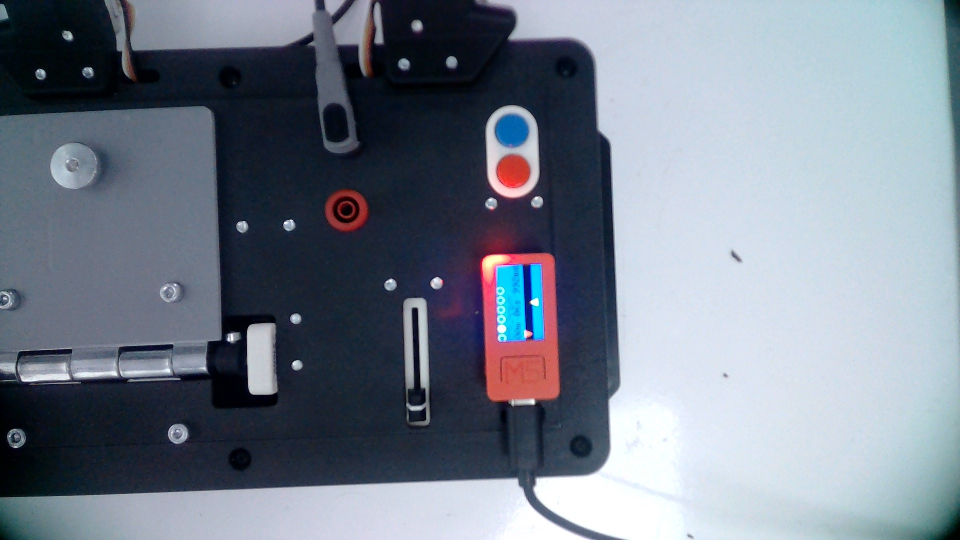
#> input picture Latest Photos/WIN_20230419_15_26_55_Pro copy.jpg, 1920 x 1080 px, given in place of the camera (shown at 1/2 size)
$ python hsv_slider.py
#> lines starting #> are read from the running program, lines starting #| are printed output that depends on the picture; after the words box and inside, x2 and y2 are one past the last pixel; in counts of white or black regions, pixels touching at a corner belong together
import cv2
import sys
import numpy as np

def nothing(x):
    pass

# Create a window
cv2.namedWindow('image')

# create trackbars for color change
cv2.createTrackbar('HMin','image',0,179,nothing) # Hue is from 0-179 for Opencv
#> slider 'HMin' is set to 35
cv2.createTrackbar('SMin','image',0,255,nothing)
#> slider 'SMin' is set to 51
cv2.createTrackbar('VMin','image',0,255,nothing)
#> slider 'VMin' is set to 51
cv2.createTrackbar('HMax','image',0,179,nothing)
#> slider 'HMax' is set to 179
cv2.createTrackbar('SMax','image',0,255,nothing)
#> slider 'SMax' is set to 255
cv2.createTrackbar('VMax','image',0,255,nothing)
#> slider 'VMax' is set to 255

# Set default value for MAX HSV trackbars.
cv2.setTrackbarPos('HMax', 'image', 179)
cv2.setTrackbarPos('SMax', 'image', 255)
cv2.setTrackbarPos('VMax', 'image', 255)

# Initialize to check if HSV min/max value changes
hMin = sMin = vMin = hMax = sMax = vMax = 0
phMin = psMin = pvMin = phMax = psMax = pvMax = 0

#define a video capture object
print("Starting camera")
vid = cv2.VideoCapture(3,cv2.CAP_DSHOW) # activate Windows Direct Show for faster camera setup
# vid = cv2.VideoCapture(0) # for other systems

print("Setting video resolution")
vid.set(cv2.CAP_PROP_FRAME_WIDTH, 1080) # max 3840 for 4K, 1920 for FHD
vid.set(cv2.CAP_PROP_FRAME_HEIGHT, 768) # max 2160 for 4K, 1080 for FHD

# Capture the video frame by frame
print("Capturing frame")
ret, img = vid.read()
#> img is the input picture: shape (1080, 1920, 3); mean B, G, R 140.2, 126.9, 117.8

output = img
waitTime = 33

while(1):

    # get current positions of all trackbars
    hMin = cv2.getTrackbarPos('HMin','image')
    sMin = cv2.getTrackbarPos('SMin','image')
    vMin = cv2.getTrackbarPos('VMin','image')

    hMax = cv2.getTrackbarPos('HMax','image')
    sMax = cv2.getTrackbarPos('SMax','image')
    vMax = cv2.getTrackbarPos('VMax','image')

    # Set minimum and max HSV values to display
    lower = np.array([hMin, sMin, vMin])
    upper = np.array([hMax, sMax, vMax])

    # Create HSV Image and threshold into a range.
    hsv = cv2.cvtColor(img, cv2.COLOR_BGR2HSV)
#> hsv: shape (1080, 1920, 3); mean H, S, V 105.9, 78.4, 142.3
    mask = cv2.inRange(hsv, lower, upper)
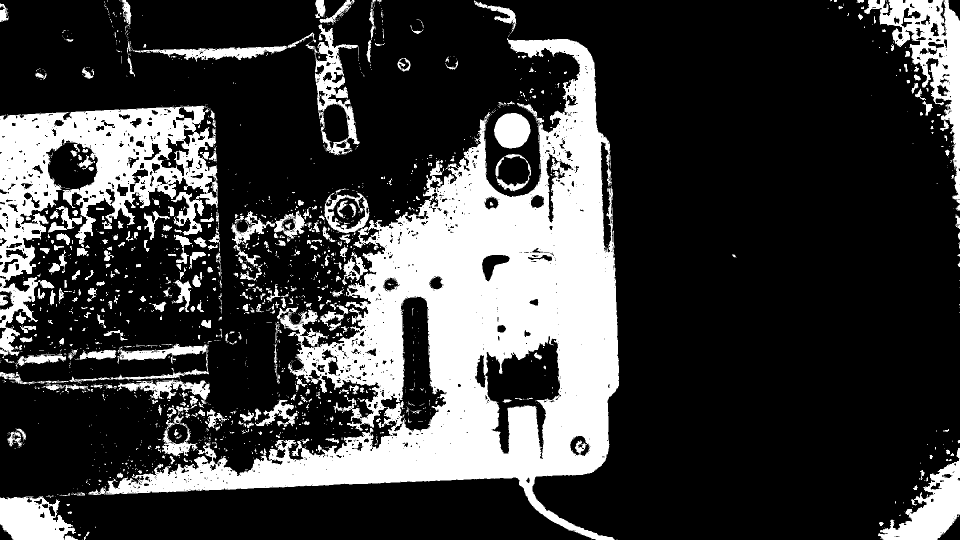
#> mask: shape (1080, 1920) (shown at 1/2 size); 24.5% white; 1934 white regions (1546 under 20 px), largest, box (x1, y1, x2, y2) and area: (177, 76, 1238, 1080) 309977, (0, 211, 436, 717) 72615, (1728, 0, 1920, 408) 20433
    output = cv2.bitwise_and(img,img, mask= mask)
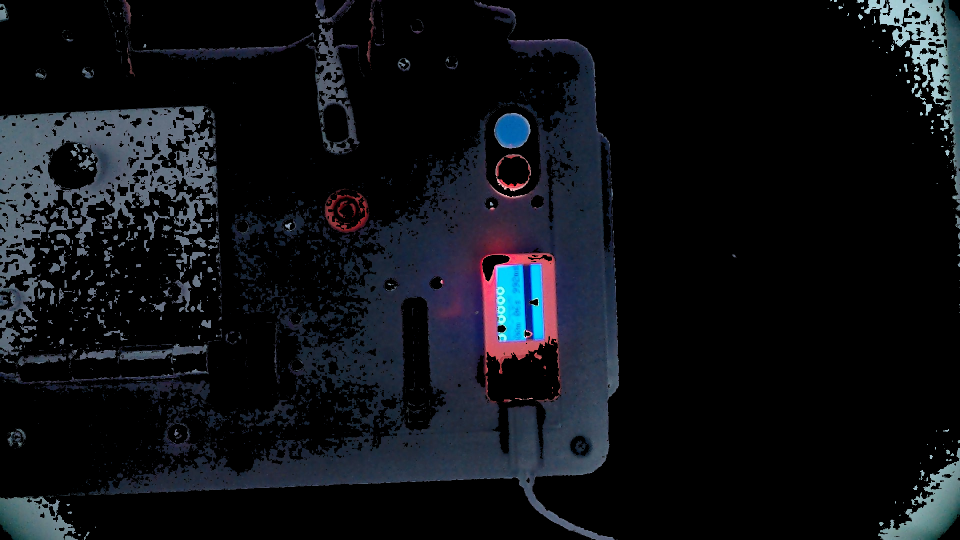
#> output: shape (1080, 1920, 3) (shown at 1/2 size); mean B, G, R 22.1, 17.5, 15

    # Print if there is a change in HSV value
    if( (phMin != hMin) | (psMin != sMin) | (pvMin != vMin) | (phMax != hMax) | (psMax != sMax) | (pvMax != vMax) ):
        print("(hMin = %d , sMin = %d, vMin = %d), (hMax = %d , sMax = %d, vMax = %d)" % (hMin , sMin , vMin, hMax, sMax , vMax))
        phMin = hMin
        psMin = sMin
        pvMin = vMin
        phMax = hMax
        psMax = sMax
        pvMax = vMax

    # Display output image
    cv2.imshow('image',output)

    # Wait longer to prevent freeze for videos.
    if cv2.waitKey(waitTime) & 0xFF == ord('q'):
#> (key q is pressed here)
        break

cv2.destroyAllWindows()
